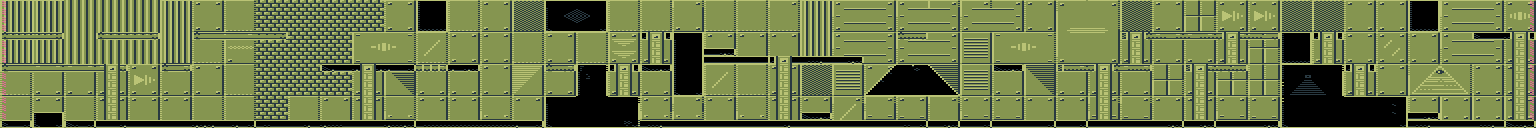

Below is a game level as drawn by its tile map, then a one-line description and the .tmx that defines it (tile-layer data replaced by summaries):
An orthogonal 192x16 tile map with 8x8 px tiles, 2 tile layers (Background, Platforms), 3 tilesets and 14 objects (5x move_x, 2x chase, 2x bounce, exit, big_bounce, ...).

<map version="1.4" tiledversion="2020.07.21" orientation="orthogonal" renderorder="right-down" compressionlevel="0" width="192" height="16" tilewidth="8" tileheight="8" infinite="0" nextlayerid="9" nextobjectid="256">
 <properties>
  <property name="COLOR" value="gray" />
  <property name="COLOR_FG" value="blue2" />
  <property name="NAME" value="Outer engines" />
  <property name="TYPE" type="int" value="0" />
 </properties>
 <tileset firstgid="1" name="tiles_bg_0" tilewidth="8" tileheight="8" tilecount="720" columns="24">
  <image source="../images/tiles_bg_0.png" width="192" height="240" />
 </tileset>
 <tileset firstgid="721" name="tiles_fg_0" tilewidth="8" tileheight="8" tilecount="112" columns="8">
  <image source="../images/tiles_fg_0.png" width="64" height="112" />
 </tileset>
 <tileset firstgid="833" name="editor_entity" tilewidth="32" tileheight="32" tilecount="48" columns="6">
  <image source="editor_entity.png" width="192" height="256" />
 </tileset>
 <layer id="1" name="Background" width="192" height="16" locked="1">
  <data>[3072 cells, 3072 non-empty, 398 distinct tile ids]</data>
 </layer>
 <layer id="2" name="Platforms" width="192" height="16" locked="1">
  <data>[3072 cells, 801 non-empty, 52 distinct tile ids]</data>
 </layer>
 <objectgroup id="4" name="Entities">
  <object id="242" name="A" type="exit" gid="858" x="94.8333" y="41" width="32" height="32">
   <properties>
    <property name="goto" value="level_05:C" />
   </properties>
  </object>
  <object id="243" name="blue2" type="big_bounce" gid="848" x="1374.33" y="58.5" width="32" height="32">
   <properties>
    <property name="distance" type="int" value="4" />
   </properties>
  </object>
  <object id="244" name="Securo Key" gid="874" x="1468.83" y="38" width="32" height="32" />
  <object id="245" name="pink" type="move_x" gid="835" x="30.8333" y="69" width="32" height="32">
   <properties>
    <property name="platform_bound" type="bool" value="true" />
    <property name="speed" type="float" value="2" />
   </properties>
  </object>
  <object id="246" name="green2" type="move_x" gid="835" x="195.333" y="38" width="32" height="32">
   <properties>
    <property name="platform_bound" type="bool" value="true" />
   </properties>
  </object>
  <object id="247" type="turret" gid="837" x="382.333" y="33" width="32" height="32" />
  <object id="248" name="pink" type="chase" gid="833" x="414.333" y="64" width="32" height="32">
   <properties>
    <property name="speed" type="float" value="1.5" />
   </properties>
  </object>
  <object id="249" name="blue" type="move_y" gid="834" x="282.333" y="78" width="32" height="32" />
  <object id="250" name="gray" type="move_x" gid="842" x="583.833" y="69.5" width="32" height="32">
   <properties>
    <property name="platform_bound" type="bool" value="true" />
   </properties>
  </object>
  <object id="251" name="red" type="chase" gid="841" x="889.833" y="125" width="32" height="32">
   <properties>
    <property name="speed" type="float" value="1.2" />
   </properties>
  </object>
  <object id="252" name="blue2" type="move_x" gid="836" x="863.333" y="33.5" width="32" height="32">
   <properties>
    <property name="distance" type="int" value="16" />
    <property name="speed" type="float" value="1.2" />
   </properties>
  </object>
  <object id="253" name="blue2" type="bounce" gid="838" x="1205.83" y="102" width="32" height="32">
   <properties>
    <property name="speed" type="float" value="1.2" />
   </properties>
  </object>
  <object id="254" name="pink" type="move_x" gid="835" x="1197.83" y="38.5" width="32" height="32">
   <properties>
    <property name="platform_bound" type="bool" value="true" />
    <property name="speed" type="float" value="1.5" />
   </properties>
  </object>
  <object id="255" name="green" type="bounce" gid="838" x="1102.33" y="99" width="32" height="32">
   <properties>
    <property name="speed" type="float" value="0.8" />
   </properties>
  </object>
 </objectgroup>
</map>
